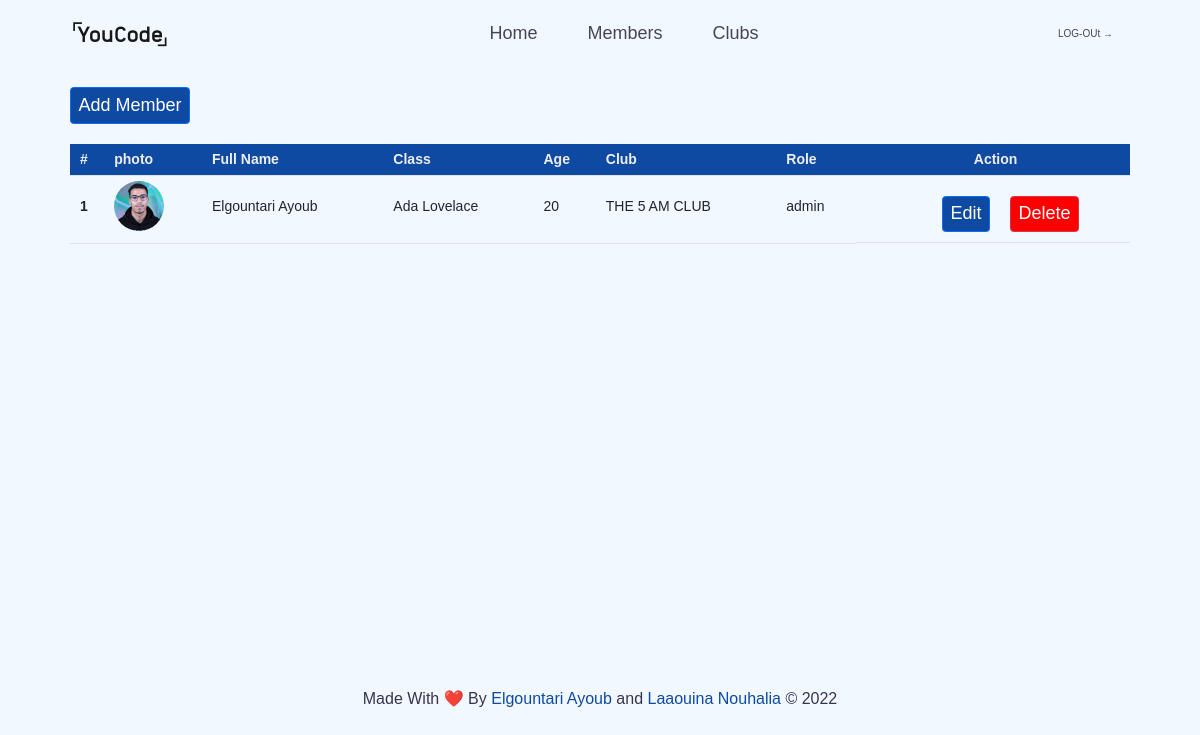
Page /yccm/member.php (signed in) on the committed database.
### tables this page shows
CREATE TABLE `student` (
  `id` int(11) NOT NULL,
  `photo` varchar(2022) DEFAULT NULL,
  `name` varchar(100) DEFAULT NULL,
  `class` varchar(100) DEFAULT NULL,
  `birthday` date DEFAULT NULL,
  `clubId` int(11) DEFAULT NULL,
  `role` varchar(100) DEFAULT NULL
);

CREATE TABLE `club` (
  `id` int(11) NOT NULL,
  `logo` varchar(2022) DEFAULT NULL,
  `name` varchar(100) DEFAULT NULL,
  `creationDate` date DEFAULT NULL,
  `description` varchar(2022) DEFAULT NULL
);

### yccm/member.php (the view, shortened to what this page needs)
<?php
$pdo = new PDO('mysql:host=localhost;port=3306;dbname=yc2', 'root', 'Ycode@2021');
$pdo->setAttribute(PDO::ATTR_ERRMODE, PDO::ERRMODE_EXCEPTION);
$statement = $pdo->prepare("SELECT * FROM Student");
$statement->execute();
$students = $statement->fetchAll(PDO::FETCH_ASSOC);
?>
<?php include_once("header.php") ?>
<section class="section-member">
  <div class="container">
    <a href="memberManagement.php?add"><button class="btn btn-primary">Add Member</button></a>
    <table class="table">
      <thead>
        <tr>
          <th scope="col">#</th>
          <th scope="col">photo</th>
          <th scope="col">Full Name</th>
          <th scope="col">Class</th>
          <th scope="col">Age</th>
          <th scope="col">Club</th>
          <th scope="col">Role</th>
          <th scope="col">Action</th>
        </tr>
      </thead>
      <tbody>
        <?php foreach ($students as $i => $student) : ?>
          <tr>
            <th scope="row"><?php echo $i + 1 ?></th>
            <th class="logo"><img src="<?= $student["photo"] ?>" alt=""></th>
            <td><?php echo $student["name"] ?></td>
            <td><?php echo $student["class"] ?></td>
            <td><?php $birthy = strtotime($student["birthday"]);
                $birthy = date('Y', $birthy);
                $age = date('Y') - $birthy;
                echo $age; ?></td>
            <td><?php
                $clubId = $student["clubId"];
                $haseClub = false;
                if ($clubId != null) {
                  $haseClub = true;
                  $statement = $pdo->prepare('SELECT * FROM club where id = :clubId');
                  $statement->bindValue(':clubId', $clubId);
                  $statement->execute();
                  $club =  $statement->fetchAll(PDO::FETCH_ASSOC);
                  $clubName = $club[0]["name"];
                  echo  $clubName;
                } else {
                  echo "<pre style='font-size:2rem ; text-align:start'>>:</pre>";
                };
                ?></td>
            <td><?php
                echo $haseClub ? $student["role"] : "<pre style='font-size:2rem ; text-align:start'>>:</pre>";;
                ?></td>
            <td class="action">
              <a href="memberManagement.php?edit&id=<?= $student["id"] ?>">
                <button class="btn btn-primary">Edit</button>
              </a>
              <a href="memberManagement.php?delete&id=<?= $student["id"] ?>">
                <button class="btn btn-danger">Delete</button>
              </a>
            </td>
          </tr>
        <?php endforeach; ?>
      </tbody>
    </table>
  </div>
</section>
<?php include_once("footer.php") ?>

### yccm/resources/css/main.css (style rules this page uses)
* { box-sizing: border-box; padding: 0; margin: 0; }
:root { --primary-color: #38344e; --secondary-color: #0f4aa2; --main-bg-color: #f1f8ff; }
html { width: 100%; font-size: 62.5%; }
body { font-family: Arial, Helvetica, sans-serif; background-color: var(--main-bg-color); color: var(--primary-color); }
.container { padding: 2rem 4rem; }
button { border: none; padding: 1rem; }
.btn { cursor: pointer; }
a { color: #474554; text-decoration: none; }
.section-club .container, .section-member .container, .section-member-management .container, section.discover-clubs .container { min-height: 75vh !important; }
.section-club .container table th[scope="col"], .section-member .container table th[scope="col"] { background-color: var(--secondary-color); color: #eee; }
.section-club .container table th, .section-club .container table td, .section-member .container table th, .section-member .container table td { padding-left: 1rem; font-size: 1.4rem; }
.section-member .container table td:not(td.logo), .section-member .container table td:not(td.logo), .section-club .container table td:not(td.logo), .section-club .container table td:not(td.logo) { padding-top: 2rem; }
table { margin-top: 2rem; }
.section-club .container button, .section-member button { font-size: 1.8rem; }
.section-club .container button.btn-primary, .section-member button { background-color: var(--secondary-color); }
.section-club .container button.btn-danger, .section-member button.btn-danger { background-color: red; }
.section-member .container table img, .section-club .container table img { border-radius: 50%; width: 5rem; height: 5rem; }
.container table tr td.action:last-child { display: flex; flex-wrap: wrap; gap: 2rem; padding-top: 2rem !important; padding-bottom: 1rem; padding-left: 4rem; justify-content: center; }
.section-member .container table tr td:last-child { text-align: center; }
.container table tr th:last-child { text-align: center; }
.container table th[scope="row"] { padding-top: 2rem !important; }

### rows in the picture
student: photo (picture), name "Elgountari Ayoub", class "Ada Lovelace", clubId.name "THE 5 AM CLUB", role "admin"
